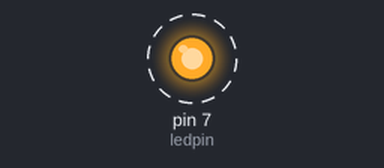
A sketch run on a simulated Arduino Uno, built with avr-gcc and run on an emulated ATmega328P. Shown: output pins drawn as LEDs (lit = HIGH). Dashed ring = blinking.

Above: at 0.5 s.
Timing chart, 0 to 4.6 s (numbered marks = the images above):
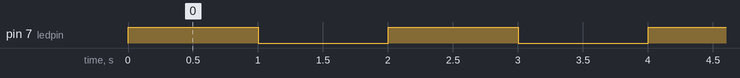

The sketch:

simple_led_blinking.ino
```cpp
int ledpin = 7;
int delay1 = 1000;

void setup() {
  pinMode(ledpin, OUTPUT);
}

void loop() {
  digitalWrite(ledpin, HIGH);   // зажигаем светодиод
  delay(delay1);              // ждем секунду
  digitalWrite(ledpin, LOW);    // выключаем светодиод
  delay(delay1);              // ждем секунду
}
```

Measured:
- by itself, pin 7 (ledpin): alternates HIGH for 1.0 s and LOW for 1.0 s
